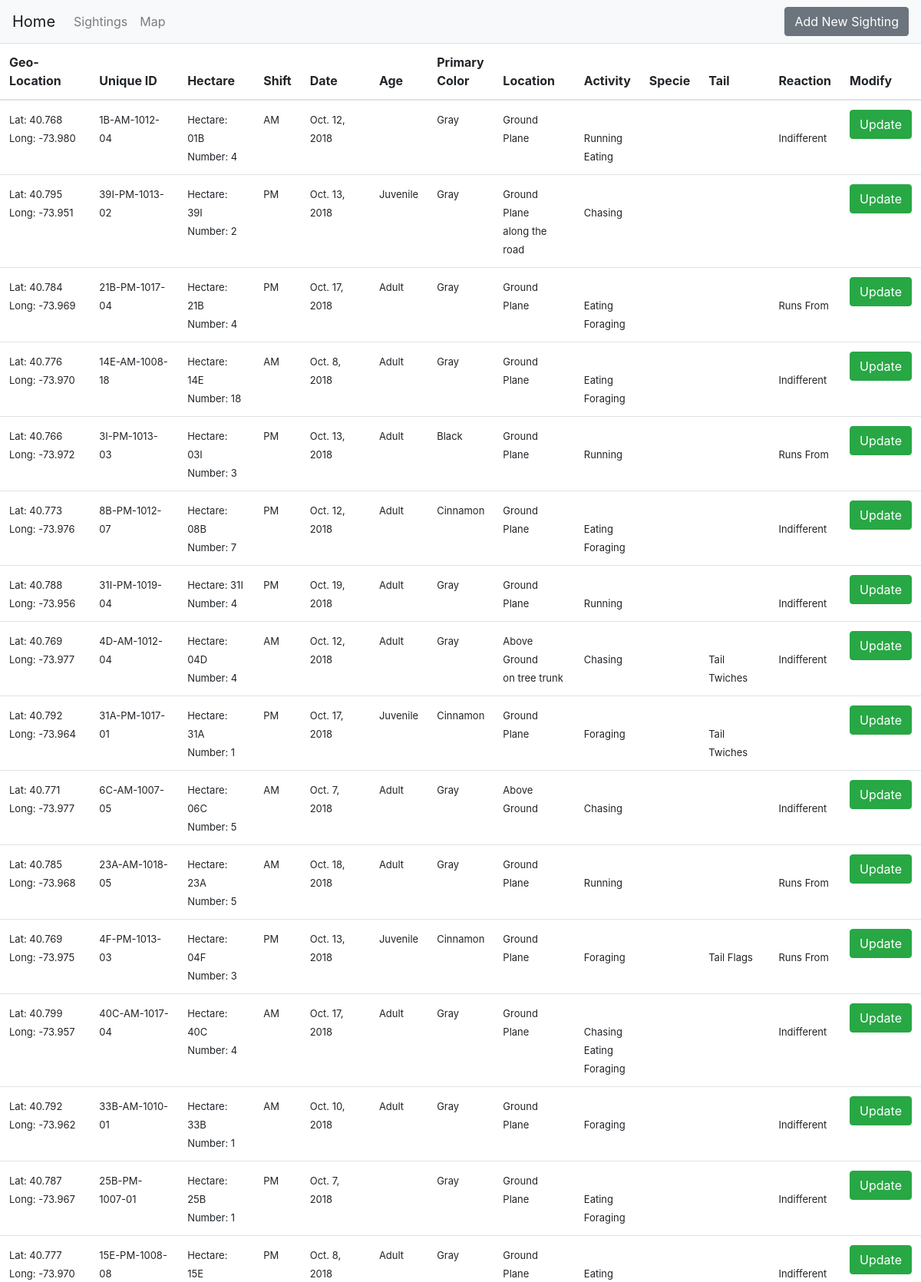
Screenshot of /sightings/?page=120 (upper part) with the database file from the repository.
### sightings/models.py (models this page shows)
class new_sighting (models.Model):
    Latitude = models.DecimalField(max_digits=5, decimal_places=3)
    Longitude = models.DecimalField(max_digits=5, decimal_places=3)
    Unique_Squirrel_ID = models.CharField(max_length=50,unique=True)
    Hectare=models.CharField(max_length=3,blank=True,null=True)
    PM='PM'
    AM='AM'
    shift_choices=[(PM,'PM'),(AM,'AM')]
    Shift=models.CharField(max_length=2,choices=shift_choices)
    Date= models.DateField()
    Hectare_Squirrel_Number=models.IntegerField(blank=True,null=True)
    adult='Adult'
    juvenile='Juvenile'
    age_choices=[(adult,'Adult'),(juvenile,'Juvenile')]
    Age=models.CharField(max_length=20,choices=age_choices,blank=True,null=True)
    grey='Grey'
    cinnamon='Cinnamon'
    black='Black'
    color_choices=[(grey,'Grey'), (cinnamon,'Cinnamon'), (black,'Black')]
    Primary_Fur_Color=models.CharField(max_length=20,choices=color_choices,blank=True,null=True)
    Ground_Plane='Ground Plane'
    Above_Ground='Above_Ground'
    location_choices=[(Ground_Plane,'Ground Plane'),(Above_Ground,'Above_Ground')]
    Location=models.CharField(max_length=20,choices=location_choices,blank=True,null=True)
    Specific_Location= models.CharField(max_length=50,blank=True,null=True)
    Running = models.BooleanField()
    Chasing=models.BooleanField()
    Climbing=models.BooleanField()
    Eating=models.BooleanField()
    Foraging=models.BooleanField()
    Other_Activities=models.CharField(max_length=50,blank=True,null=True)
    Kuks=models.BooleanField()
    Quaas=models.BooleanField()
    Moans=models.BooleanField()
    Tail_flags=models.BooleanField()
    Tail_twitches=models.BooleanField()
    Approaches=models.BooleanField()
    Indifferent=models.BooleanField()
    Runs_from=models.BooleanField()

### sightings/views.py (the view)
# urls.py: path('sightings/', sightings_view, name='sightings'),
def sightings_view(request):
    squirrel_list = new_sighting.objects.all()
    paginator = Paginator(squirrel_list, 25) # Show 25 contacts per page
    page = request.GET.get('page')
    squirrels = paginator.get_page(page)
    return render(request, 'sightings.html', {'squirrels': squirrels})

### templates/sightings.html (shortened to what this page needs)
{% extends "base.html" %}
{% block content %}
<link href="https://unpkg.com/bootstrap-table@1.15.5/dist/bootstrap-table.min.css" rel="stylesheet">
<table class="table"
        data-toggle="table">
        <thead>
          <tr>
            <th scope="col">Geo-Location</th>
            <th scope="col">Unique ID</th>
            <th scope="col">Hectare</th>
            <th scope="col">Shift</th>
            <th scope="col">Date</th>
            <th scope="col">Age</th>
            <th scope="col">Primary<br>Color</th>
            <th scope="col">Location</th>
            <th scope="col">Activity</th>
            <th scope="col">Specie</th>
            <th scope="col">Tail</th>
            <th scope="col">Reaction</th>
            <th scope="col">Modify</th>
         </tr>
        </thead>
        <tbody>
        {% for squirrel in squirrels %}
        <tr>
            <td><font size=2>Lat: {{squirrel.Latitude}}<br>Long: {{squirrel.Longitude}}</font></td>
            <td><font size=2>{{squirrel.Unique_Squirrel_ID}}</font></td>
            <td><font size=2>
                    Hectare: {{squirrel.Hectare}} <br>
                    Number: {{squirrel.Hectare_Squirrel_Number}}
            </font></td>
            <td><font size=2>{{squirrel.Shift}}</font></td>
            <td><font size=2>{{squirrel.Date}}</font></td>
            <td><font size=2>{{squirrel.Age}}</font></td>
            <td style= "width: fit-content;"><font size=2>{{squirrel.Primary_Fur_Color}}</font></td>
            <td><font size=2>
                    {{squirrel.Location}} <br>
                    {{squirrel.Specific_Location}}
            </font></td>
            <td><font size=2>
                {% if squirrel.Running %}
                        <br>Running
                {%endif%}
                {% if squirrel.Chasing %}
                        <br>Chasing
                {%endif%}
                {% if squirrel.Eating %}
                        <br>Eating
                {%endif%}
                {% if squirrel.Foraging %}
                        <br>Foraging
                {%endif%}
            </font>
            </td>
            <td>
            </td>
            <td><font size=2>
                {% if squirrel.Tail_flags %}
                        <br>Tail Flags
                {%endif%}
                {% if squirrel.Tail_twitches %}
                        <br>Tail Twiches
                {%endif%}
            </font>
            </td>
            <td><font size=2>
                {% if squirrel.Indifferent%}
                        <br>Indifferent
                {%endif%}
                {% if squirrel.Runs_from%}
                        <br>Runs From
                {%endif%}
            </font>
            </td>
            <td>
                <a class="btn btn-success" href="{{squirrel.Unique_Squirrel_ID}}/" role="button">Update</a>
            </td>
        </tr>
        {% endfor %}
</table>
{% endblock content %}

### rows the page displays
new_sighting: Latitude "40.768", Longitude "-73.980", Unique_Squirrel_ID "1B-AM-1012-04", Hectare "01B", Hectare_Squirrel_Number "4", Shift "AM", Date "Oct. 12, 2018", Primary_Fur_Color "Gray", Location "Ground Plane", Running "Running", Eating "Eating", Indifferent "Indifferent"
new_sighting: Latitude "40.795", Longitude "-73.951", Unique_Squirrel_ID "39I-PM-1013-02", Hectare "39I", Hectare_Squirrel_Number "2", Shift "PM", Date "Oct. 13, 2018", Age "Juvenile", Primary_Fur_Color "Gray", Location "Ground Plane", Specific_Location "along the road", Chasing "Chasing"
new_sighting: Latitude "40.784", Longitude "-73.969", Unique_Squirrel_ID "21B-PM-1017-04", Hectare "21B", Hectare_Squirrel_Number "4", Shift "PM", Date "Oct. 17, 2018", Age "Adult", Primary_Fur_Color "Gray", Location "Ground Plane", Eating "Eating", Foraging "Foraging", Runs_from "Runs From"
new_sighting: Latitude "40.776", Longitude "-73.970", Unique_Squirrel_ID "14E-AM-1008-18", Hectare "14E", Hectare_Squirrel_Number "18", Shift "AM", Date "Oct. 8, 2018", Age "Adult", Primary_Fur_Color "Gray", Location "Ground Plane", Eating "Eating", Foraging "Foraging", Indifferent "Indifferent"
new_sighting: Latitude "40.766", Longitude "-73.972", Unique_Squirrel_ID "3I-PM-1013-03", Hectare "03I", Hectare_Squirrel_Number "3", Shift "PM", Date "Oct. 13, 2018", Age "Adult", Primary_Fur_Color "Black", Location "Ground Plane", Running "Running", Runs_from "Runs From"
new_sighting: Latitude "40.773", Longitude "-73.976", Unique_Squirrel_ID "8B-PM-1012-07", Hectare "08B", Hectare_Squirrel_Number "7", Shift "PM", Date "Oct. 12, 2018", Age "Adult", Primary_Fur_Color "Cinnamon", Location "Ground Plane", Eating "Eating", Foraging "Foraging", Indifferent "Indifferent"
new_sighting: Latitude "40.788", Longitude "-73.956", Unique_Squirrel_ID "31I-PM-1019-04", Hectare "31I", Hectare_Squirrel_Number "4", Shift "PM", Date "Oct. 19, 2018", Age "Adult", Primary_Fur_Color "Gray", Location "Ground Plane", Running "Running", Indifferent "Indifferent"
new_sighting: Latitude "40.769", Longitude "-73.977", Unique_Squirrel_ID "4D-AM-1012-04", Hectare "04D", Hectare_Squirrel_Number "4", Shift "AM", Date "Oct. 12, 2018", Age "Adult", Primary_Fur_Color "Gray", Location "Above Ground", Specific_Location "on tree trunk", Chasing "Chasing", Tail_twitches "Tail Twiches", Indifferent "Indifferent"
new_sighting: Latitude "40.792", Longitude "-73.964", Unique_Squirrel_ID "31A-PM-1017-01", Hectare "31A", Hectare_Squirrel_Number "1", Shift "PM", Date "Oct. 17, 2018", Age "Juvenile", Primary_Fur_Color "Cinnamon", Location "Ground Plane", Foraging "Foraging", Tail_twitches "Tail Twiches"
new_sighting: Latitude "40.771", Longitude "-73.977", Unique_Squirrel_ID "6C-AM-1007-05", Hectare "06C", Hectare_Squirrel_Number "5", Shift "AM", Date "Oct. 7, 2018", Age "Adult", Primary_Fur_Color "Gray", Location "Above Ground", Chasing "Chasing", Indifferent "Indifferent"
new_sighting: Latitude "40.785", Longitude "-73.968", Unique_Squirrel_ID "23A-AM-1018-05", Hectare "23A", Hectare_Squirrel_Number "5", Shift "AM", Date "Oct. 18, 2018", Age "Adult", Primary_Fur_Color "Gray", Location "Ground Plane", Running "Running", Runs_from "Runs From"
new_sighting: Latitude "40.769", Longitude "-73.975", Unique_Squirrel_ID "4F-PM-1013-03", Hectare "04F", Hectare_Squirrel_Number "3", Shift "PM", Date "Oct. 13, 2018", Age "Juvenile", Primary_Fur_Color "Cinnamon", Location "Ground Plane", Foraging "Foraging", Tail_flags "Tail Flags", Runs_from "Runs From"
new_sighting: Latitude "40.799", Longitude "-73.957", Unique_Squirrel_ID "40C-AM-1017-04", Hectare "40C", Hectare_Squirrel_Number "4", Shift "AM", Date "Oct. 17, 2018", Age "Adult", Primary_Fur_Color "Gray", Location "Ground Plane", Chasing "Chasing", Eating "Eating", Foraging "Foraging", Indifferent "Indifferent"
new_sighting: Latitude "40.792", Longitude "-73.962", Unique_Squirrel_ID "33B-AM-1010-01", Hectare "33B", Hectare_Squirrel_Number "1", Shift "AM", Date "Oct. 10, 2018", Age "Adult", Primary_Fur_Color "Gray", Location "Ground Plane", Foraging "Foraging", Indifferent "Indifferent"
new_sighting: Latitude "40.787", Longitude "-73.967", Unique_Squirrel_ID "25B-PM-1007-01", Hectare "25B", Hectare_Squirrel_Number "1", Shift "PM", Date "Oct. 7, 2018", Primary_Fur_Color "Gray", Location "Ground Plane", Eating "Eating", Foraging "Foraging", Indifferent "Indifferent"
new_sighting: Latitude "40.777", Longitude "-73.970", Unique_Squirrel_ID "15E-PM-1008-08", Hectare "15E", Shift "PM", Date "Oct. 8, 2018", Age "Adult", Primary_Fur_Color "Gray", Location "Ground Plane", Eating "Eating", Indifferent "Indifferent"
